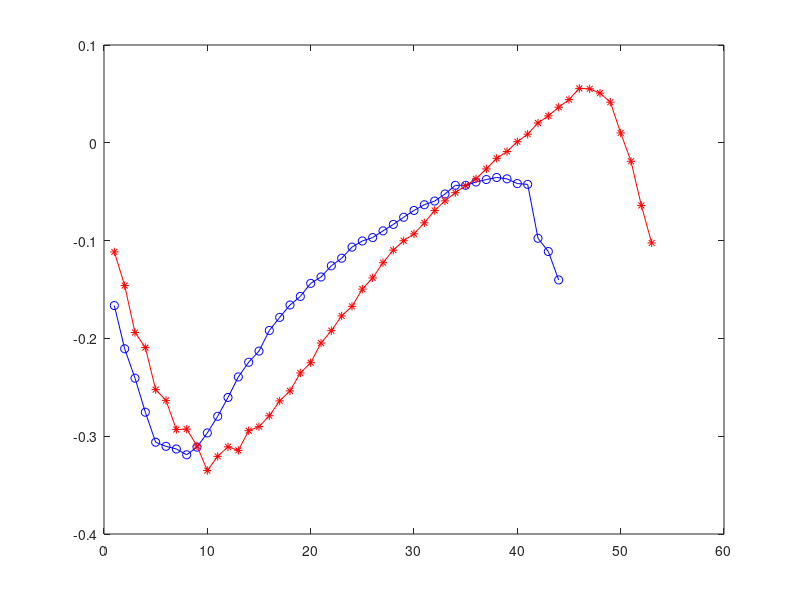
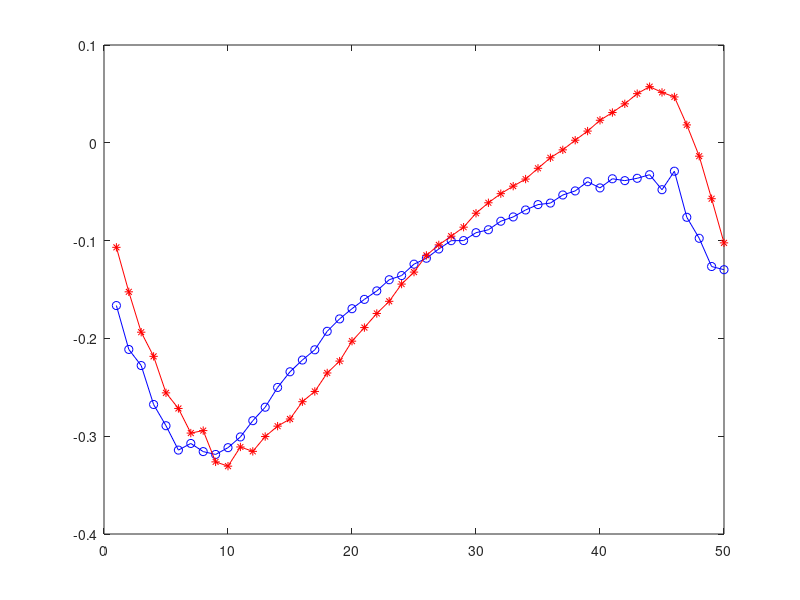

These charts were generated, in order, by the following MATLAB code:
% unit test reshape
% simply reshape the signal for the time dimension equal to 50 frames

train=load('final_for_test.mat');
train=train.final_for_test;
persons=fieldnames(train);
num_persons=numel(persons);

data=train.alex{1,1}{1,1};

[N T]=size(data);
            %reshape the data to shape 25xT, where T - number of frames
             joints_data=reshape(data', 75, N/25);
             [ign t]=size(joints_data);
             left_feet_joints= joints_data([14*3+1:14*3+3, 12*3+1:12*3+3, 13*3+1:13*3+3, 15*3+1:15*3+3],:);
x=(left_feet_joints(3,:));    
data=train.javi{1,1}{1,1};        
[N T]=size(data);
            %reshape the data to shape 25xT, where T - number of frames
             joints_data=reshape(data', 75, N/25);
             [ign t]=size(joints_data);
             left_feet_joints= joints_data([14*3+1:14*3+3, 12*3+1:12*3+3, 13*3+1:13*3+3, 15*3+1:15*3+3],:);
y=(left_feet_joints(3,:));
             %%
             
figure
plot(x, '-ob')
hold on
plot(y,'-*r')
hold off


% reshaping
coeff_res=50;
coeff_data=size(y,2);
y_res = resample(y,coeff_res,coeff_data);
coeff_data=size(x,2);
x_res = resample(x,coeff_res,coeff_data);

figure
plot(x_res, '-ob')
hold on
plot(y_res,'-*r')
hold off
